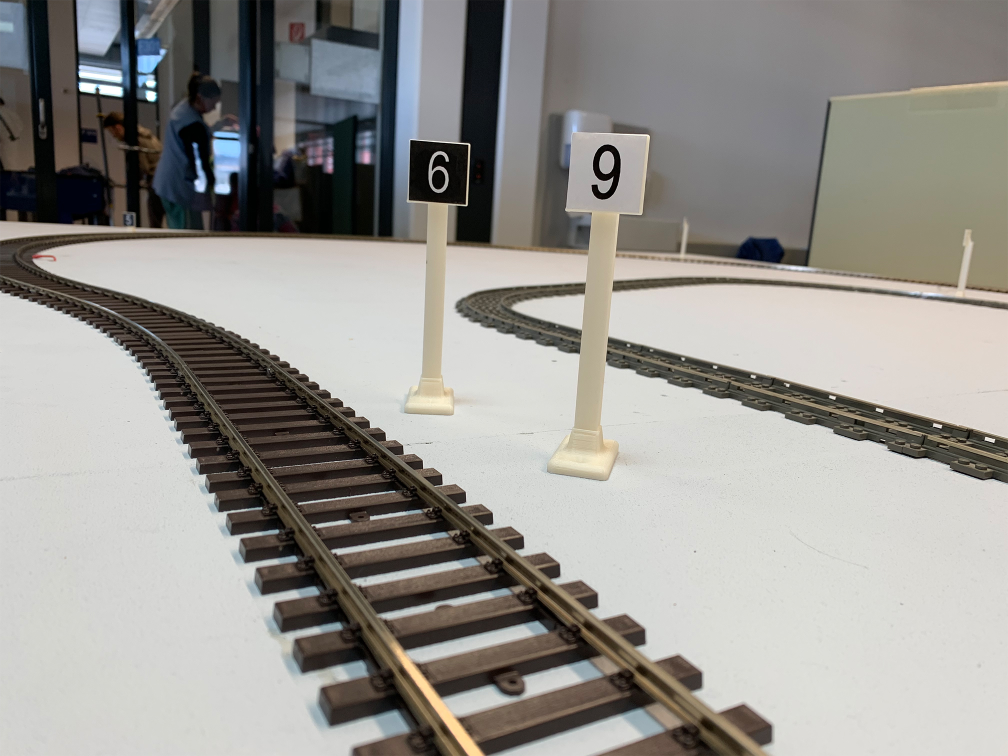
#> input picture SW09/uebung09/images/IMG_7446.jpg, 2016 x 1512 px, found by its file name (shown at 1/2 size)
$ jupyter execute uebung09_01_Integral_Image.ipynb   (shell and % lines are left out)
#> lines starting #> are read from the running program, lines starting #| are printed output that depends on the picture
# Übung 09: Object Detection

### Übung von adrian.willi@stud.hslu.ch

## Aufgabe 1: Integral Images und Haar Filters

In der erste Übung wollen wir versuchen mittels Intergral Images und Haar Filters ein weisses Rechteck in einem Bild zu erkennen.

[cell 1]
import numpy as np
import skimage
import skimage.data
import skimage.io
import skimage.future
import skimage.segmentation
import sklearn.cluster
import cv2


# for displaying images in jupyter
from matplotlib import pyplot as plt

import matplotlib.pyplot as plt
plt.rcParams['figure.figsize'] = [10, 10]
#mpl.rcParams['figure.dpi']= 400

Das folgende Bild stammt aus der PREN Aufgabenstellung von 2019, wo ein Zug während der Fahrt eine Ziffer auf einem Signal detektieren soll. Um das zu vereinfachen soll zuerst das Signal gefunden werden.

[cell 2]
image = cv2.imread('images\\IMG_7446.jpg')
#> image is the input picture: shape (1512, 2016, 3); mean B, G, R 144.3, 148.9, 151

[cell 3]
plt.rcParams['figure.figsize'] = [10, 10]
plt.imshow(image)
plt.show()

Wir möchten nur einen Ausschnitt betrachten und konvertieren das Bild auf 1-Kanal als Grauwert.

[cell 4]
sub = image[200:500, 200:1500]
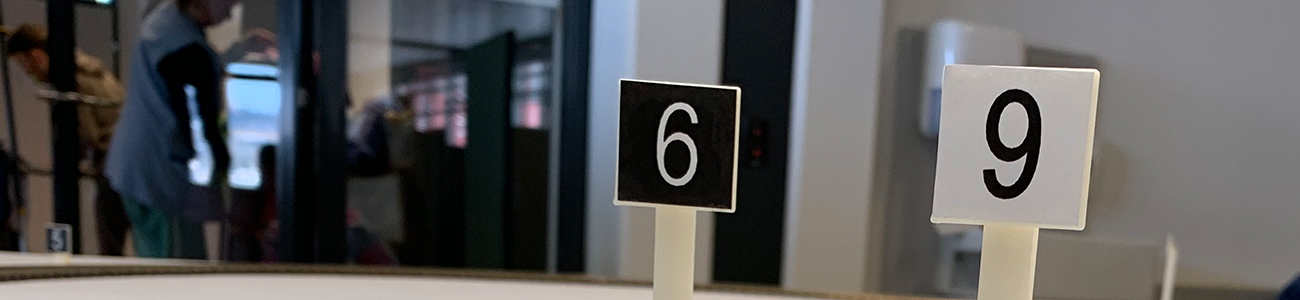
#> sub: shape (300, 1300, 3); mean B, G, R 88.4, 88.1, 88.2
sub_gray = cv2.cvtColor(sub, cv2.COLOR_RGB2GRAY)
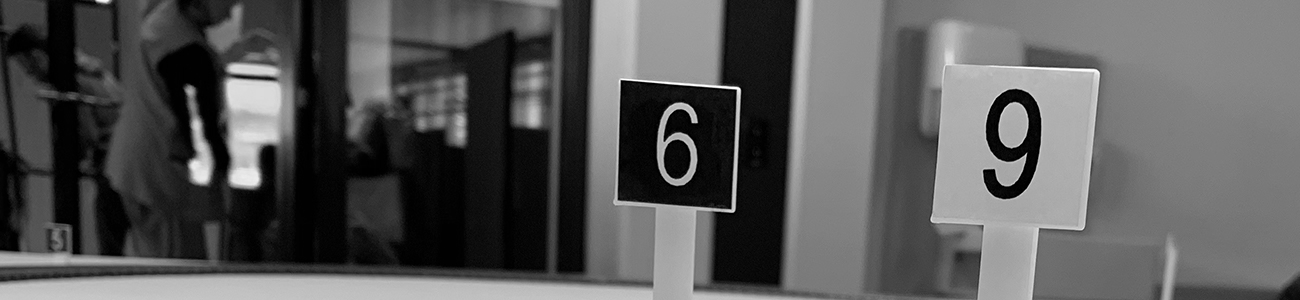
#> sub_gray: shape (300, 1300); min 0, max 255, mean 88.3
plt.imshow(sub_gray, cmap='gray')
plt.show()

Berechnen sie nun das Intergral Bild mittels cv2.integral und stellen sie dieses dar.

[cell 5]
integral_img = cv2.integral(sub_gray)
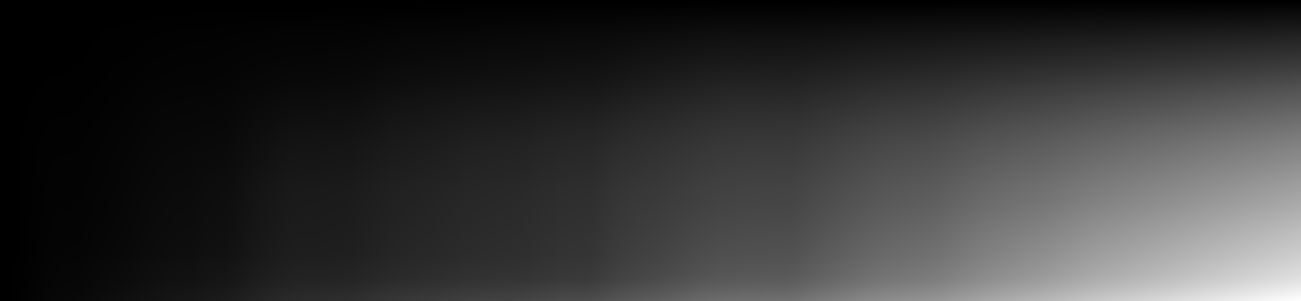
#> integral_img: shape (301, 1301) int32; min 0, max 34418417, mean 6917476.7; drawn with min black and max white
plt.imshow(integral_img)

Im nächsten Feld ist die Definition eines Haar Features das die Summe der Pixel in einem Rechteck aus dem Integral Bild berechnet. Vervollständigen Sie die Funktion.

[cell 6]
def haar_feature(integral_image: np.ndarray, height:int, width:int, row:int, col:int):
    # see https://en.wikipedia.org/wiki/Haar-like_feature
    # Add code to calculate features
    A = integral_image[row, col]
    B = integral_image[row, col+width]
    C = integral_image[row+height, col+width]
    D = integral_image[row+height, col]

    return C + A - B - D

Die folgende Funktion benützt das haar_feature um ein Rechteck zu finden. Benutzen Sie die Funktion nun um das beste, weisse Rechteck zu finden und stellen sie dieses dar.

[cell 7]
def find_rect(integral_image: np.ndarray, height: int, width: int):
#> called with height = 150, width = 150
    max_value = 0
    max_position = (0,0)
    for row in range(integral_image.shape[0] - height - 1):
        for col in range(integral_image.shape[1] - width - 1):
            value = haar_feature(integral_image, height, width, row, col)
            if value > max_value:
                max_value = value
                max_position = (row, col)
#> this loop made 150 passes
    return max_position

[cell 8]
height = 150
width = 150
pos = find_rect(integral_img, height, width)
displayed_image = cv2.cvtColor(sub_gray, cv2.COLOR_GRAY2RGB)
pos_xy = (pos[1], pos[0])
pos2_xy = (pos[1]+width, pos[0]+height)
cv2.rectangle(displayed_image, pos_xy, pos2_xy, (255, 0, 0), 5)
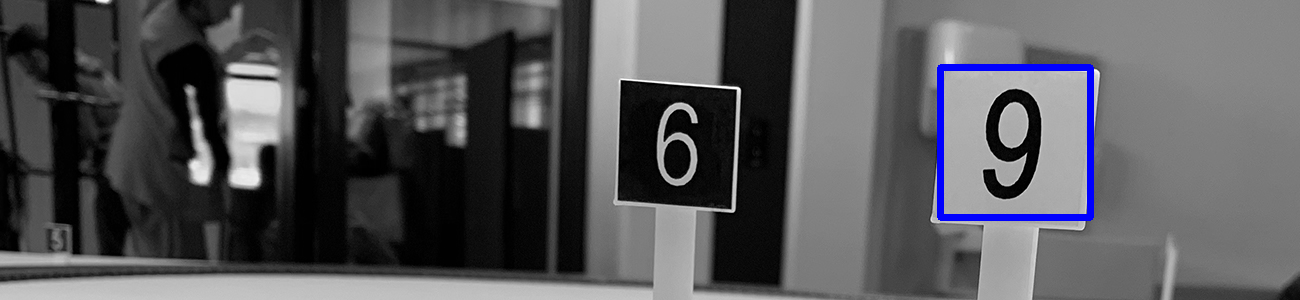
#> displayed_image: shape (300, 1300, 3); mean B, G, R 89.2, 86.5, 86.5
plt.rcParams['figure.figsize'] = [10, 20]
plt.imshow(displayed_image)
plt.show()
